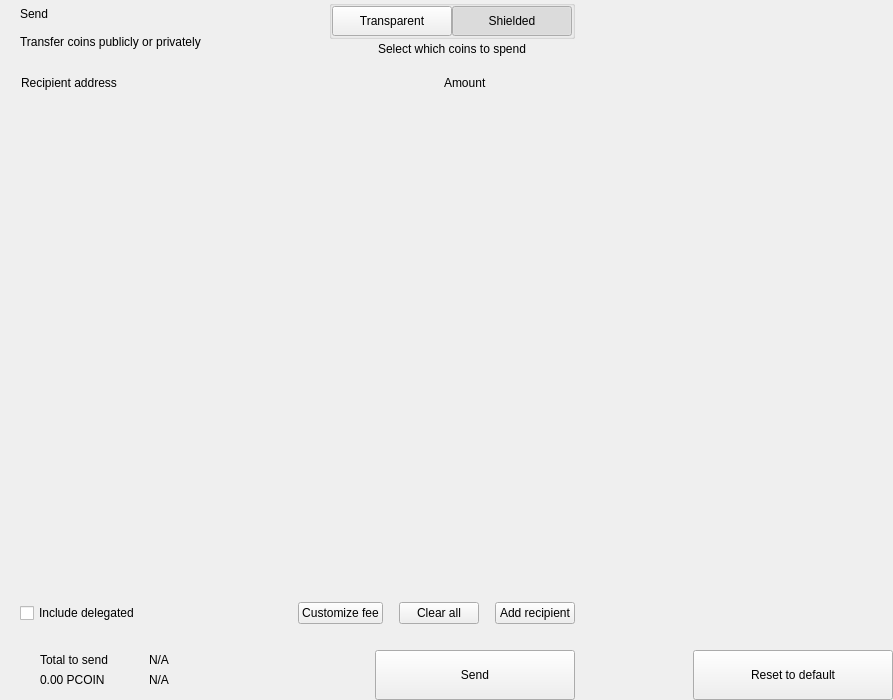
<?xml version="1.0" encoding="UTF-8"?>
<ui version="4.0">
 <class>send</class>
 <widget class="QWidget" name="send">
  <property name="geometry">
   <rect>
    <x>0</x>
    <y>0</y>
    <width>893</width>
    <height>700</height>
   </rect>
  </property>
  <property name="windowTitle">
   <string notr="true">N/A</string>
  </property>
  <layout class="QHBoxLayout" name="horizontalLayout_2" stretch="2,1">
   <property name="spacing">
    <number>0</number>
   </property>
   <property name="leftMargin">
    <number>0</number>
   </property>
   <property name="topMargin">
    <number>0</number>
   </property>
   <property name="rightMargin">
    <number>0</number>
   </property>
   <property name="bottomMargin">
    <number>0</number>
   </property>
   <item>
    <widget class="QWidget" name="left" native="true">
     <layout class="QVBoxLayout" name="verticalLayout_3">
      <property name="spacing">
       <number>0</number>
      </property>
      <property name="leftMargin">
       <number>0</number>
      </property>
      <property name="topMargin">
       <number>0</number>
      </property>
      <property name="rightMargin">
       <number>0</number>
      </property>
      <property name="bottomMargin">
       <number>0</number>
      </property>
      <item>
       <layout class="QVBoxLayout" name="verticalLayout_22" stretch="0,0,0,1,0,0,0,0">
        <property name="spacing">
         <number>0</number>
        </property>
        <item>
         <layout class="QHBoxLayout" name="horizontalLayout_3">
          <property name="spacing">
           <number>0</number>
          </property>
          <property name="leftMargin">
           <number>20</number>
          </property>
          <property name="rightMargin">
           <number>20</number>
          </property>
          <item>
           <layout class="QVBoxLayout" name="verticalLayout">
            <property name="spacing">
             <number>0</number>
            </property>
            <item>
             <widget class="QLabel" name="labelTitle">
              <property name="text">
               <string>Send</string>
              </property>
              <property name="alignment">
               <set>Qt::AlignLeading|Qt::AlignLeft|Qt::AlignVCenter</set>
              </property>
             </widget>
            </item>
            <item>
             <widget class="QLabel" name="labelSubtitle1">
              <property name="text">
               <string>Transfer coins publicly or privately</string>
              </property>
             </widget>
            </item>
           </layout>
          </item>
          <item>
           <spacer name="horizontalSpacer">
            <property name="orientation">
             <enum>Qt::Horizontal</enum>
            </property>
            <property name="sizeHint" stdset="0">
             <size>
              <width>40</width>
              <height>20</height>
             </size>
            </property>
           </spacer>
          </item>
          <item>
           <layout class="QVBoxLayout" name="verticalLayout_6">
            <property name="spacing">
             <number>3</number>
            </property>
            <item alignment="Qt::AlignHCenter">
             <widget class="QGroupBox" name="groupBox">
              <property name="styleSheet">
               <string notr="true">#groupBox{
padding-top:2px;
}</string>
              </property>
              <property name="title">
               <string/>
              </property>
              <property name="alignment">
               <set>Qt::AlignCenter</set>
              </property>
              <layout class="QHBoxLayout" name="horizontalLayout_4">
               <property name="spacing">
                <number>0</number>
               </property>
               <property name="leftMargin">
                <number>0</number>
               </property>
               <property name="topMargin">
                <number>0</number>
               </property>
               <property name="rightMargin">
                <number>0</number>
               </property>
               <property name="bottomMargin">
                <number>0</number>
               </property>
               <item>
                <widget class="QPushButton" name="pushLeft">
                 <property name="minimumSize">
                  <size>
                   <width>120</width>
                   <height>30</height>
                  </size>
                 </property>
                 <property name="maximumSize">
                  <size>
                   <width>120</width>
                   <height>30</height>
                  </size>
                 </property>
                 <property name="focusPolicy">
                  <enum>Qt::NoFocus</enum>
                 </property>
                 <property name="text">
                  <string>Transparent</string>
                 </property>
                 <property name="checkable">
                  <bool>true</bool>
                 </property>
                 <property name="autoExclusive">
                  <bool>true</bool>
                 </property>
                </widget>
               </item>
               <item>
                <widget class="QPushButton" name="pushRight">
                 <property name="minimumSize">
                  <size>
                   <width>120</width>
                   <height>30</height>
                  </size>
                 </property>
                 <property name="maximumSize">
                  <size>
                   <width>120</width>
                   <height>30</height>
                  </size>
                 </property>
                 <property name="focusPolicy">
                  <enum>Qt::NoFocus</enum>
                 </property>
                 <property name="text">
                  <string>Shielded</string>
                 </property>
                 <property name="checkable">
                  <bool>true</bool>
                 </property>
                 <property name="checked">
                  <bool>true</bool>
                 </property>
                 <property name="autoExclusive">
                  <bool>true</bool>
                 </property>
                </widget>
               </item>
              </layout>
             </widget>
            </item>
            <item alignment="Qt::AlignHCenter|Qt::AlignTop">
             <widget class="QLabel" name="labelSubtitle2">
              <property name="styleSheet">
               <string notr="true"/>
              </property>
              <property name="text">
               <string>Select which coins to spend</string>
              </property>
              <property name="alignment">
               <set>Qt::AlignCenter</set>
              </property>
              <property name="indent">
               <number>0</number>
              </property>
             </widget>
            </item>
           </layout>
          </item>
         </layout>
        </item>
        <item>
         <spacer name="verticalSpacer_2">
          <property name="orientation">
           <enum>Qt::Vertical</enum>
          </property>
          <property name="sizeType">
           <enum>QSizePolicy::Fixed</enum>
          </property>
          <property name="sizeHint" stdset="0">
           <size>
            <width>20</width>
            <height>20</height>
           </size>
          </property>
         </spacer>
        </item>
        <item>
         <layout class="QHBoxLayout" name="horizontalLayout" stretch="6,0,2">
          <property name="spacing">
           <number>0</number>
          </property>
          <property name="leftMargin">
           <number>10</number>
          </property>
          <property name="topMargin">
           <number>0</number>
          </property>
          <property name="rightMargin">
           <number>20</number>
          </property>
          <property name="bottomMargin">
           <number>0</number>
          </property>
          <item>
           <widget class="QLabel" name="labelSubtitleAddress">
            <property name="styleSheet">
             <string notr="true">margin-left:8px;</string>
            </property>
            <property name="text">
             <string>Recipient address</string>
            </property>
           </widget>
          </item>
          <item>
           <spacer name="horizontalSpacer_3">
            <property name="orientation">
             <enum>Qt::Horizontal</enum>
            </property>
            <property name="sizeType">
             <enum>QSizePolicy::Fixed</enum>
            </property>
            <property name="sizeHint" stdset="0">
             <size>
              <width>40</width>
              <height>1</height>
             </size>
            </property>
           </spacer>
          </item>
          <item>
           <widget class="QLabel" name="labelSubtitleAmount">
            <property name="text">
             <string>Amount</string>
            </property>
           </widget>
          </item>
         </layout>
        </item>
        <item>
         <widget class="QScrollArea" name="scrollArea">
          <property name="minimumSize">
           <size>
            <width>0</width>
            <height>350</height>
           </size>
          </property>
          <property name="styleSheet">
           <string notr="true">#scrollArea {
            background:transparent;
            margin-top:10px;
}</string>
          </property>
          <property name="horizontalScrollBarPolicy">
           <enum>Qt::ScrollBarAlwaysOff</enum>
          </property>
          <property name="sizeAdjustPolicy">
           <enum>QAbstractScrollArea::AdjustIgnored</enum>
          </property>
          <property name="widgetResizable">
           <bool>true</bool>
          </property>
          <property name="alignment">
           <set>Qt::AlignLeading|Qt::AlignLeft|Qt::AlignTop</set>
          </property>
          <widget class="QWidget" name="scrollAreaWidgetContents">
           <property name="geometry">
            <rect>
             <x>0</x>
             <y>0</y>
             <width>591</width>
             <height>16</height>
            </rect>
           </property>
           <property name="sizePolicy">
            <sizepolicy hsizetype="Preferred" vsizetype="Maximum">
             <horstretch>0</horstretch>
             <verstretch>0</verstretch>
            </sizepolicy>
           </property>
           <property name="autoFillBackground">
            <bool>false</bool>
           </property>
           <property name="styleSheet">
            <string notr="true">#scrollAreaWidgetContents {
             background:transparent;
             }</string>
           </property>
           <layout class="QVBoxLayout" name="verticalLayout_7">
            <property name="spacing">
             <number>0</number>
            </property>
            <property name="sizeConstraint">
             <enum>QLayout::SetDefaultConstraint</enum>
            </property>
            <property name="leftMargin">
             <number>0</number>
            </property>
            <property name="topMargin">
             <number>0</number>
            </property>
            <property name="rightMargin">
             <number>0</number>
            </property>
            <property name="bottomMargin">
             <number>0</number>
            </property>
           </layout>
          </widget>
         </widget>
        </item>
        <item>
         <spacer name="verticalSpacer_4">
          <property name="orientation">
           <enum>Qt::Vertical</enum>
          </property>
          <property name="sizeType">
           <enum>QSizePolicy::Fixed</enum>
          </property>
          <property name="sizeHint" stdset="0">
           <size>
            <width>20</width>
            <height>20</height>
           </size>
          </property>
         </spacer>
        </item>
        <item>
         <layout class="QHBoxLayout" name="horizontalLayout_20">
          <property name="spacing">
           <number>6</number>
          </property>
          <property name="leftMargin">
           <number>20</number>
          </property>
          <property name="rightMargin">
           <number>20</number>
          </property>
          <item>
           <widget class="QCheckBox" name="checkBoxDelegations">
            <property name="layoutDirection">
             <enum>Qt::LeftToRight</enum>
            </property>
            <property name="text">
             <string>Include delegated</string>
            </property>
           </widget>
          </item>
          <item>
           <spacer name="horizontalSpacer_4">
            <property name="orientation">
             <enum>Qt::Horizontal</enum>
            </property>
            <property name="sizeHint" stdset="0">
             <size>
              <width>10</width>
              <height>20</height>
             </size>
            </property>
           </spacer>
          </item>
          <item>
           <widget class="QPushButton" name="pushButtonFee">
            <property name="focusPolicy">
             <enum>Qt::NoFocus</enum>
            </property>
            <property name="text">
             <string>Customize fee</string>
            </property>
           </widget>
          </item>
          <item>
           <spacer name="horizontalSpacer_11">
            <property name="orientation">
             <enum>Qt::Horizontal</enum>
            </property>
            <property name="sizeType">
             <enum>QSizePolicy::Minimum</enum>
            </property>
            <property name="sizeHint" stdset="0">
             <size>
              <width>10</width>
              <height>20</height>
             </size>
            </property>
           </spacer>
          </item>
          <item>
           <widget class="QPushButton" name="pushButtonClear">
            <property name="focusPolicy">
             <enum>Qt::NoFocus</enum>
            </property>
            <property name="layoutDirection">
             <enum>Qt::RightToLeft</enum>
            </property>
            <property name="text">
             <string>Clear all</string>
            </property>
           </widget>
          </item>
          <item>
           <spacer name="horizontalSpacer_6">
            <property name="orientation">
             <enum>Qt::Horizontal</enum>
            </property>
            <property name="sizeType">
             <enum>QSizePolicy::Fixed</enum>
            </property>
            <property name="sizeHint" stdset="0">
             <size>
              <width>10</width>
              <height>20</height>
             </size>
            </property>
           </spacer>
          </item>
          <item>
           <widget class="QPushButton" name="pushButtonAddRecipient">
            <property name="focusPolicy">
             <enum>Qt::NoFocus</enum>
            </property>
            <property name="text">
             <string>Add recipient</string>
            </property>
           </widget>
          </item>
         </layout>
        </item>
        <item>
         <spacer name="verticalSpacer">
          <property name="orientation">
           <enum>Qt::Vertical</enum>
          </property>
          <property name="sizeType">
           <enum>QSizePolicy::Fixed</enum>
          </property>
          <property name="sizeHint" stdset="0">
           <size>
            <width>20</width>
            <height>16</height>
           </size>
          </property>
         </spacer>
        </item>
        <item>
         <layout class="QHBoxLayout" name="horizontalLayout_7">
          <property name="rightMargin">
           <number>20</number>
          </property>
          <item>
           <layout class="QHBoxLayout" name="horizontalLayout_10">
            <property name="spacing">
             <number>0</number>
            </property>
            <property name="leftMargin">
             <number>8</number>
            </property>
            <item>
             <widget class="QStackedWidget" name="stackedWidget">
              <property name="minimumSize">
               <size>
                <width>0</width>
                <height>60</height>
               </size>
              </property>
              <property name="maximumSize">
               <size>
                <width>16777215</width>
                <height>60</height>
               </size>
              </property>
              <widget class="QWidget" name="page1">
               <layout class="QVBoxLayout" name="verticalLayout_71" stretch="0">
                <property name="spacing">
                 <number>6</number>
                </property>
                <property name="leftMargin">
                 <number>12</number>
                </property>
                <property name="topMargin">
                 <number>0</number>
                </property>
                <property name="rightMargin">
                 <number>0</number>
                </property>
                <property name="bottomMargin">
                 <number>0</number>
                </property>
                <item>
                 <widget class="QWidget" name="coinWidget" native="true">
                  <property name="minimumSize">
                   <size>
                    <width>0</width>
                    <height>60</height>
                   </size>
                  </property>
                  <property name="maximumSize">
                   <size>
                    <width>16777215</width>
                    <height>60</height>
                   </size>
                  </property>
                  <layout class="QHBoxLayout" name="horizontalLayout_9">
                   <property name="spacing">
                    <number>0</number>
                   </property>
                   <property name="leftMargin">
                    <number>20</number>
                   </property>
                   <property name="topMargin">
                    <number>10</number>
                   </property>
                   <property name="rightMargin">
                    <number>20</number>
                   </property>
                   <property name="bottomMargin">
                    <number>10</number>
                   </property>
                   <item>
                    <layout class="QVBoxLayout" name="verticalSend">
                     <property name="spacing">
                      <number>0</number>
                     </property>
                     <item>
                      <widget class="QLabel" name="labelTitleTotalSend">
                       <property name="text">
                        <string>Total to send</string>
                       </property>
                      </widget>
                     </item>
                     <item>
                      <widget class="QLabel" name="labelAmountSend">
                       <property name="text">
                        <string notr="true">0.00 PCOIN</string>
                       </property>
                      </widget>
                     </item>
                    </layout>
                   </item>
                   <item>
                    <spacer name="horizontalSpacer_9">
                     <property name="orientation">
                      <enum>Qt::Horizontal</enum>
                     </property>
                     <property name="sizeType">
                      <enum>QSizePolicy::Fixed</enum>
                     </property>
                     <property name="sizeHint" stdset="0">
                      <size>
                       <width>20</width>
                       <height>20</height>
                      </size>
                     </property>
                    </spacer>
                   </item>
                   <item>
                    <widget class="QLabel" name="labelLine">
                     <property name="minimumSize">
                      <size>
                       <width>1</width>
                       <height>0</height>
                      </size>
                     </property>
                     <property name="maximumSize">
                      <size>
                       <width>1</width>
                       <height>16777215</height>
                      </size>
                     </property>
                     <property name="text">
                      <string/>
                     </property>
                    </widget>
                   </item>
                   <item>
                    <spacer name="horizontalSpacer_10">
                     <property name="orientation">
                      <enum>Qt::Horizontal</enum>
                     </property>
                     <property name="sizeType">
                      <enum>QSizePolicy::Fixed</enum>
                     </property>
                     <property name="sizeHint" stdset="0">
                      <size>
                       <width>20</width>
                       <height>20</height>
                      </size>
                     </property>
                    </spacer>
                   </item>
                   <item>
                    <layout class="QVBoxLayout" name="verticalRemaining">
                     <property name="spacing">
                      <number>0</number>
                     </property>
                     <item>
                      <widget class="QLabel" name="labelTitleTotalRemaining">
                       <property name="text">
                        <string notr="true">N/A</string>
                       </property>
                      </widget>
                     </item>
                     <item>
                      <widget class="QLabel" name="labelAmountRemaining">
                       <property name="text">
                        <string notr="true">N/A</string>
                       </property>
                      </widget>
                     </item>
                    </layout>
                   </item>
                  </layout>
                 </widget>
                </item>
               </layout>
              </widget>
              <widget class="QWidget" name="page_2"/>
             </widget>
            </item>
           </layout>
          </item>
          <item>
           <spacer name="horizontalSpacer_5">
            <property name="orientation">
             <enum>Qt::Horizontal</enum>
            </property>
            <property name="sizeType">
             <enum>QSizePolicy::Expanding</enum>
            </property>
            <property name="sizeHint" stdset="0">
             <size>
              <width>40</width>
              <height>20</height>
             </size>
            </property>
           </spacer>
          </item>
          <item alignment="Qt::AlignBottom">
           <widget class="QPushButton" name="pushButtonSave">
            <property name="minimumSize">
             <size>
              <width>200</width>
              <height>50</height>
             </size>
            </property>
            <property name="maximumSize">
             <size>
              <width>200</width>
              <height>50</height>
             </size>
            </property>
            <property name="focusPolicy">
             <enum>Qt::NoFocus</enum>
            </property>
            <property name="text">
             <string>Send</string>
            </property>
           </widget>
          </item>
         </layout>
        </item>
       </layout>
      </item>
     </layout>
    </widget>
   </item>
   <item>
    <widget class="QWidget" name="right" native="true">
     <layout class="QVBoxLayout" name="verticalLayout_5">
      <property name="leftMargin">
       <number>0</number>
      </property>
      <property name="topMargin">
       <number>0</number>
      </property>
      <property name="rightMargin">
       <number>0</number>
      </property>
      <property name="bottomMargin">
       <number>0</number>
      </property>
      <item>
       <layout class="QVBoxLayout" name="verticalLayout_4">
        <property name="spacing">
         <number>6</number>
        </property>
        <item>
         <widget class="OptionButton" name="btnCoinControl" native="true">
          <property name="minimumSize">
           <size>
            <width>0</width>
            <height>50</height>
           </size>
          </property>
         </widget>
        </item>
        <item>
         <widget class="OptionButton" name="btnChangeAddress" native="true">
          <property name="minimumSize">
           <size>
            <width>0</width>
            <height>50</height>
           </size>
          </property>
         </widget>
        </item>
        <item>
         <widget class="OptionButton" name="btnUri" native="true">
          <property name="minimumSize">
           <size>
            <width>0</width>
            <height>50</height>
           </size>
          </property>
         </widget>
        </item>
        <item>
         <widget class="OptionButton" name="btnShieldCoins" native="true">
          <property name="minimumSize">
           <size>
            <width>0</width>
            <height>50</height>
           </size>
          </property>
         </widget>
        </item>
        <item>
         <spacer name="verticalSpacer_5">
          <property name="orientation">
           <enum>Qt::Vertical</enum>
          </property>
          <property name="sizeHint" stdset="0">
           <size>
            <width>20</width>
            <height>40</height>
           </size>
          </property>
         </spacer>
        </item>
        <item>
         <layout class="QHBoxLayout" name="horizontalLayout_8">
          <item>
           <spacer name="horizontalSpacer_7">
            <property name="orientation">
             <enum>Qt::Horizontal</enum>
            </property>
            <property name="sizeHint" stdset="0">
             <size>
              <width>40</width>
              <height>20</height>
             </size>
            </property>
           </spacer>
          </item>
          <item>
           <widget class="QPushButton" name="pushButtonReset">
            <property name="minimumSize">
             <size>
              <width>200</width>
              <height>50</height>
             </size>
            </property>
            <property name="maximumSize">
             <size>
              <width>200</width>
              <height>50</height>
             </size>
            </property>
            <property name="focusPolicy">
             <enum>Qt::NoFocus</enum>
            </property>
            <property name="text">
             <string>Reset to default</string>
            </property>
           </widget>
          </item>
         </layout>
        </item>
       </layout>
      </item>
     </layout>
    </widget>
   </item>
  </layout>
 </widget>
 <customwidgets>
  <customwidget>
   <class>OptionButton</class>
   <extends>QWidget</extends>
   <header>qt/pcoin/optionbutton.h</header>
   <container>1</container>
  </customwidget>
 </customwidgets>
 <resources/>
 <connections/>
</ui>
